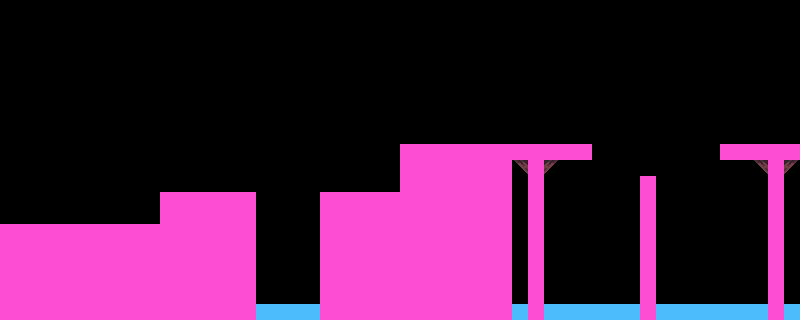

This game map was drawn from its Tiled (.tmx) file and the tilesets committed beside it. A one-line description and the full map source follow:
An orthogonal 50x20 tile map with 16x16 px tiles, 2 tile layers (ground, colliders), 2 tilesets and 2 objects (spawnPoint, objectivePoint).

<map version="1.4" tiledversion="1.4.2" orientation="orthogonal" renderorder="right-down" width="50" height="20" tilewidth="16" tileheight="16" infinite="0" nextlayerid="5" nextobjectid="9">
 <editorsettings>
  <export target="../public/assets/levels/cave_level_01.json" format="json" />
 </editorsettings>
 <tileset firstgid="1" name="ground" tilewidth="16" tileheight="16" tilecount="322" columns="23">
  <image source="ground.png" trans="000000" width="368" height="224" />
  <tile id="143">
   <properties>
    <property name="canDie" type="bool" value="true" />
    <property name="direction" value="up" />
    <property name="name" value="spike" />
   </properties>
  </tile>
  <tile id="165">
   <properties>
    <property name="canDie" type="bool" value="true" />
    <property name="direction" value="left" />
    <property name="name" value="spike" />
   </properties>
  </tile>
  <tile id="167">
   <properties>
    <property name="canDie" type="bool" value="true" />
    <property name="direction" value="right" />
    <property name="name" value="spike" />
   </properties>
  </tile>
  <tile id="189">
   <properties>
    <property name="canDie" type="bool" value="true" />
    <property name="direction" value="down" />
    <property name="name" value="spike" />
   </properties>
  </tile>
 </tileset>
 <tileset firstgid="323" name="utils" tilewidth="16" tileheight="16" tilecount="3" columns="3">
  <image source="utils.png" trans="000000" width="48" height="16" />
  <tile id="0">
   <properties>
    <property name="collides" type="bool" value="true" />
   </properties>
  </tile>
  <tile id="1">
   <properties>
    <property name="canDie" type="bool" value="true" />
    <property name="collides" type="bool" value="true" />
   </properties>
  </tile>
 </tileset>
 <layer id="1" name="ground" width="50" height="20">
  <data encoding="csv">
0,0,0,0,0,0,0,0,0,0,0,0,0,0,0,0,0,0,0,0,0,0,0,0,0,0,0,0,0,0,0,0,0,0,0,0,0,0,0,0,0,0,0,0,0,0,0,0,0,0,
0,0,0,0,0,0,0,0,0,0,0,0,0,0,0,0,0,0,0,0,0,0,0,0,0,0,0,0,0,0,0,0,0,0,0,0,0,0,0,0,0,0,0,0,0,0,0,0,0,0,
0,0,0,0,0,0,0,0,0,0,0,0,0,0,0,0,0,0,0,0,0,0,0,0,0,0,0,0,0,0,0,0,0,0,0,0,0,0,0,0,0,0,0,0,0,0,0,0,0,0,
0,0,0,0,0,0,0,0,0,0,0,0,0,0,0,0,0,0,0,0,0,0,0,0,0,0,0,0,0,0,0,0,0,0,0,0,0,0,0,0,0,0,0,0,0,0,0,0,0,0,
0,0,0,0,0,0,0,0,0,0,0,0,0,0,0,0,0,0,0,0,0,0,0,0,0,0,0,0,0,0,0,0,0,0,0,0,0,0,0,0,0,0,0,0,0,0,0,0,0,0,
0,0,0,0,0,0,0,0,0,0,0,0,0,0,0,0,0,0,0,0,0,0,0,0,0,0,0,0,0,0,0,0,0,0,0,0,0,0,0,0,0,0,0,0,0,0,0,0,0,0,
0,0,0,0,0,0,0,0,0,0,0,0,0,0,0,0,0,0,0,0,0,0,0,0,0,0,0,0,0,0,0,0,0,0,0,0,0,0,0,0,0,0,0,0,0,0,0,0,0,0,
0,0,0,0,0,0,0,0,0,0,0,0,0,0,0,0,0,0,0,0,0,0,0,0,0,0,0,0,0,0,0,0,0,0,0,0,0,0,0,0,0,0,0,0,0,0,0,0,0,0,
0,0,0,0,0,0,0,0,0,0,0,0,0,0,0,0,0,0,0,0,0,0,0,0,0,0,0,0,0,0,0,0,0,0,0,0,0,0,0,0,0,0,0,0,0,0,0,0,0,0,
0,0,0,0,0,0,0,0,0,0,0,0,0,0,0,0,0,0,0,0,0,0,0,0,0,79,79,79,80,79,79,80,146,146,146,146,146,0,0,0,0,0,0,0,0,148,148,148,148,148,
0,0,0,0,0,0,0,0,0,0,0,0,0,0,0,0,0,0,0,0,0,0,0,0,0,102,103,102,103,102,103,102,169,170,172,0,0,0,0,0,0,0,0,0,0,0,0,169,170,172,
0,0,0,0,0,0,0,0,0,0,0,0,0,0,0,0,0,0,0,0,0,0,0,0,0,102,103,102,103,102,103,102,0,170,0,0,0,0,0,0,171,0,0,0,0,0,0,0,170,0,
0,0,0,0,0,0,0,0,0,0,79,79,79,79,79,80,0,0,0,0,79,79,79,79,80,102,103,102,103,102,103,102,0,170,0,0,0,0,0,0,171,0,0,0,0,0,0,0,170,0,
0,0,0,0,0,0,0,0,0,0,102,103,102,103,102,103,0,0,0,0,102,103,102,103,102,102,103,102,103,102,103,102,0,170,0,0,0,0,0,0,171,0,0,0,0,0,0,0,170,0,
79,79,79,79,79,79,79,79,79,80,102,103,102,103,102,103,0,0,0,0,102,103,102,103,102,102,103,102,103,102,103,102,0,170,0,0,0,0,0,0,171,0,0,0,0,0,0,0,170,0,
102,103,102,103,102,103,102,103,102,103,102,103,102,103,102,103,0,0,0,0,102,103,102,103,102,102,103,102,103,102,103,102,0,170,0,0,0,0,0,0,171,0,0,0,0,0,0,0,170,0,
102,103,102,103,102,103,102,103,102,103,102,103,102,103,102,103,0,0,0,0,102,103,102,103,102,102,103,102,103,102,103,102,0,170,0,0,0,0,0,0,171,0,0,0,0,0,0,0,170,0,
102,103,102,103,102,103,102,103,102,103,102,103,102,103,102,103,0,0,0,0,102,103,102,103,102,102,103,102,103,102,103,102,0,170,0,0,0,0,0,0,171,0,0,0,0,0,0,0,170,0,
102,103,102,103,102,103,102,103,102,103,102,103,102,103,102,103,0,0,0,0,102,103,102,103,102,102,103,102,103,102,103,102,0,170,0,0,0,0,0,0,171,0,0,0,0,0,0,0,170,0,
102,103,102,103,102,103,102,103,102,103,102,103,102,103,102,103,0,0,0,0,102,103,102,103,102,102,103,102,103,102,103,102,0,170,0,0,0,0,0,0,171,0,0,0,0,0,0,0,170,0
</data>
 </layer>
 <layer id="2" name="colliders" width="50" height="20">
  <data encoding="csv">
0,0,0,0,0,0,0,0,0,0,0,0,0,0,0,0,0,0,0,0,0,0,0,0,0,0,0,0,0,0,0,0,0,0,0,0,0,0,0,0,0,0,0,0,0,0,0,0,0,0,
0,0,0,0,0,0,0,0,0,0,0,0,0,0,0,0,0,0,0,0,0,0,0,0,0,0,0,0,0,0,0,0,0,0,0,0,0,0,0,0,0,0,0,0,0,0,0,0,0,0,
0,0,0,0,0,0,0,0,0,0,0,0,0,0,0,0,0,0,0,0,0,0,0,0,0,0,0,0,0,0,0,0,0,0,0,0,0,0,0,0,0,0,0,0,0,0,0,0,0,0,
0,0,0,0,0,0,0,0,0,0,0,0,0,0,0,0,0,0,0,0,0,0,0,0,0,0,0,0,0,0,0,0,0,0,0,0,0,0,0,0,0,0,0,0,0,0,0,0,0,0,
0,0,0,0,0,0,0,0,0,0,0,0,0,0,0,0,0,0,0,0,0,0,0,0,0,0,0,0,0,0,0,0,0,0,0,0,0,0,0,0,0,0,0,0,0,0,0,0,0,0,
0,0,0,0,0,0,0,0,0,0,0,0,0,0,0,0,0,0,0,0,0,0,0,0,0,0,0,0,0,0,0,0,0,0,0,0,0,0,0,0,0,0,0,0,0,0,0,0,0,0,
0,0,0,0,0,0,0,0,0,0,0,0,0,0,0,0,0,0,0,0,0,0,0,0,0,0,0,0,0,0,0,0,0,0,0,0,0,0,0,0,0,0,0,0,0,0,0,0,0,0,
0,0,0,0,0,0,0,0,0,0,0,0,0,0,0,0,0,0,0,0,0,0,0,0,0,0,0,0,0,0,0,0,0,0,0,0,0,0,0,0,0,0,0,0,0,0,0,0,0,0,
0,0,0,0,0,0,0,0,0,0,0,0,0,0,0,0,0,0,0,0,0,0,0,0,0,0,0,0,0,0,0,0,0,0,0,0,0,0,0,0,0,0,0,0,0,0,0,0,0,0,
0,0,0,0,0,0,0,0,0,0,0,0,0,0,0,0,0,0,0,0,0,0,0,0,0,323,323,323,323,323,323,323,323,323,323,323,323,0,0,0,0,0,0,0,0,323,323,323,323,323,
0,0,0,0,0,0,0,0,0,0,0,0,0,0,0,0,0,0,0,0,0,0,0,0,0,323,323,323,323,323,323,323,0,323,0,0,0,0,0,0,0,0,0,0,0,0,0,0,323,0,
0,0,0,0,0,0,0,0,0,0,0,0,0,0,0,0,0,0,0,0,0,0,0,0,0,323,323,323,323,323,323,323,0,323,0,0,0,0,0,0,323,0,0,0,0,0,0,0,323,0,
0,0,0,0,0,0,0,0,0,0,323,323,323,323,323,323,0,0,0,0,323,323,323,323,323,323,323,323,323,323,323,323,0,323,0,0,0,0,0,0,323,0,0,0,0,0,0,0,323,0,
0,0,0,0,0,0,0,0,0,0,323,323,323,323,323,323,0,0,0,0,323,323,323,323,323,323,323,323,323,323,323,323,0,323,0,0,0,0,0,0,323,0,0,0,0,0,0,0,323,0,
323,323,323,323,323,323,323,323,323,323,323,323,323,323,323,323,0,0,0,0,323,323,323,323,323,323,323,323,323,323,323,323,0,323,0,0,0,0,0,0,323,0,0,0,0,0,0,0,323,0,
323,323,323,323,323,323,323,323,323,323,323,323,323,323,323,323,0,0,0,0,323,323,323,323,323,323,323,323,323,323,323,323,0,323,0,0,0,0,0,0,323,0,0,0,0,0,0,0,323,0,
323,323,323,323,323,323,323,323,323,323,323,323,323,323,323,323,0,0,0,0,323,323,323,323,323,323,323,323,323,323,323,323,0,323,0,0,0,0,0,0,323,0,0,0,0,0,0,0,323,0,
323,323,323,323,323,323,323,323,323,323,323,323,323,323,323,323,0,0,0,0,323,323,323,323,323,323,323,323,323,323,323,323,0,323,0,0,0,0,0,0,323,0,0,0,0,0,0,0,323,0,
323,323,323,323,323,323,323,323,323,323,323,323,323,323,323,323,0,0,0,0,323,323,323,323,323,323,323,323,323,323,323,323,0,323,0,0,0,0,0,0,323,0,0,0,0,0,0,0,323,0,
323,323,323,323,323,323,323,323,323,323,323,323,323,323,323,323,324,324,324,324,323,323,323,323,323,323,323,323,323,323,323,323,324,323,324,324,324,324,324,324,323,324,324,324,324,324,324,324,323,324
</data>
 </layer>
 <objectgroup id="4" name="objects">
  <object id="1" name="spawnPoint" x="22.978" y="206.007">
   <point />
  </object>
  <object id="3" name="objectivePoint" x="785.056" y="132.595">
   <point />
  </object>
 </objectgroup>
</map>
